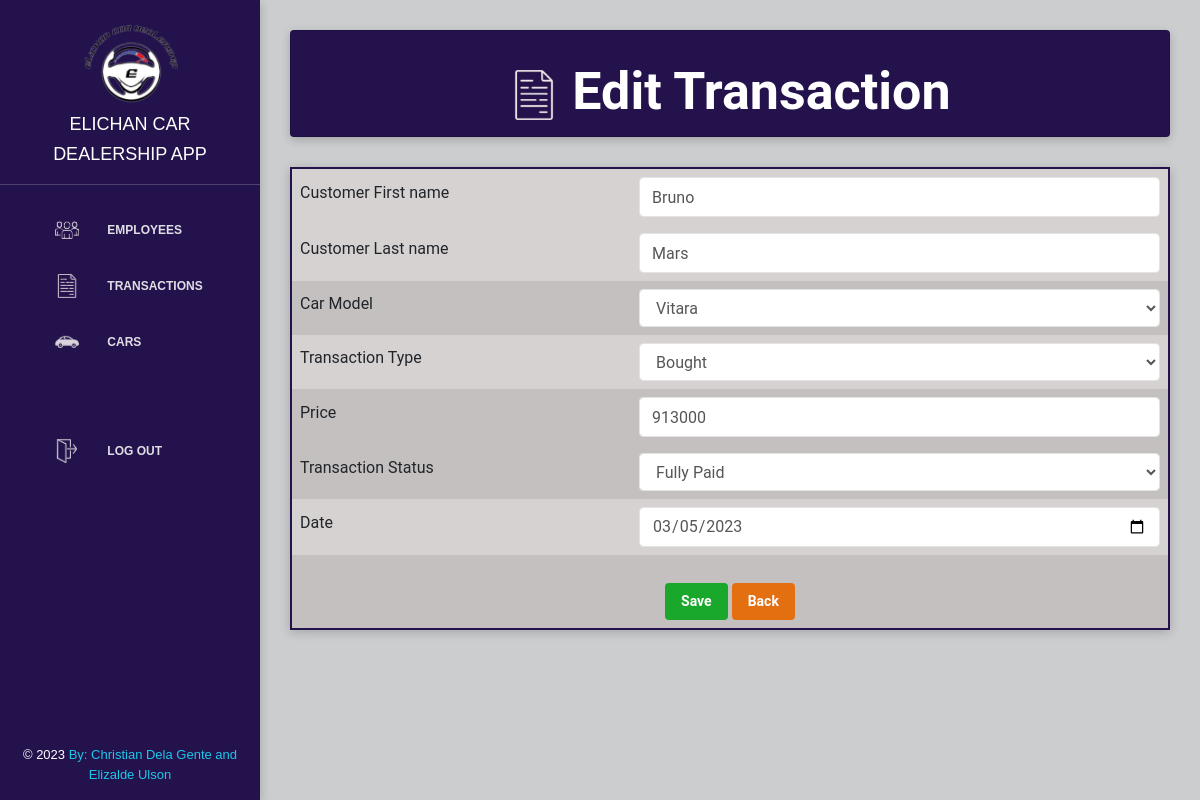
The page /transaction-edit.php?id=18 on the database its author committed.
### tables this page shows
CREATE TABLE `transaction` (
  `t_id` int NOT NULL AUTO_INCREMENT,
  `customer_fname` varchar(45) NOT NULL,
  `customer_lname` varchar(45) NOT NULL,
  `c_id` int NOT NULL,
  `tt_id` int NOT NULL,
  `price` int NOT NULL,
  `ts_id` int NOT NULL,
  `t_date` date NOT NULL,
  PRIMARY KEY (`t_id`),
  KEY `c_id_idx` (`c_id`),
  KEY `tt_id_idx` (`tt_id`),
  KEY `ts_id_idx` (`ts_id`),
  CONSTRAINT `c_id` FOREIGN KEY (`c_id`) REFERENCES `cars` (`c_id`),
  CONSTRAINT `ts_id` FOREIGN KEY (`ts_id`) REFERENCES `transaction_status` (`ts_id`),
  CONSTRAINT `tt_id` FOREIGN KEY (`tt_id`) REFERENCES `transaction_type` (`tt_id`)
);

### transaction-edit.php (the view, shortened to what this page needs)
<!DOCTYPE html>
<html lang="en">
<head>
    <link rel="stylesheet" href="https://maxcdn.bootstrapcdn.com/font-awesome/latest/css/font-awesome.min.css" />
    <link href="style/bootstrap.min.css" rel="stylesheet" />
    <link href="style/light-bootstrap-dashboard.css?v=2.0.0 " rel="stylesheet" />
    <link href="style/demo.css" rel="stylesheet" />
    <link href="style/style.css" rel="stylesheet" />
    <link href="style/tables-buttons.css" rel="stylesheet" />
</head>
<body>
    <?php include "sidebar.php" ?>
    <div class=main-panel>
        <div class="content">
            <div class="container-fluid">
                <div class="card strpied-tabled-with-hover">
                    <h1><img src='img/transaction-logo.png' height='50px' width='50px'> Edit Transaction</h1>
                    <?php
                    require('config/db.php');
                    $id = $_GET['id'];
                    $query = "SELECT * FROM transaction WHERE t_id='$id'";
                    $result = mysqli_query($db, $query);
                    $row = mysqli_fetch_assoc($result);
                    ?>
                </div>
                <form method="POST" action="<?php $_SERVER['PHP_SELF'] ?>">
                    <table>
                        <tr>
                            <td><label>Customer First name</label></td>
                            <td><input name="customer_fname" type="text" class="form-control" value="<?php echo $row['customer_fname'] ?>" required></td>
                        </tr>
                        <tr>
                        <tr>
                            <td><label>Customer Last name</label></td>
                            <td><input name="customer_lname" type="text" class="form-control" value="<?php echo $row['customer_lname'] ?>" required></td>
                        </tr>
                        <tr>
                            <td><label>Car Model</label></td>
                            <td>
                                <select name="c_id" class="form-control" required>
                                    <?php
                                    require("config/db.php");
                                    $query = "SELECT * FROM cars";
                                    $result = mysqli_query($db, $query);
                                    while ($m_row = mysqli_fetch_assoc($result)) {
                                        if ($m_row['c_id'] == $row['c_id']) {
                                            echo "<option value='" . $m_row['c_id'] . "' selected>" . $m_row['car_name'] . "</option>";
                                        } else {
                                            echo "<option value='" . $m_row['c_id'] . "'>" . $m_row['car_name'] . "</option>";
                                        }
                                    }
                                    ?>
                                </select>
                            </td>
                        </tr>
                        <tr>
                            <td><label>Transaction Type</label></td>
                            <td>
                                <select name="tt_id" class="form-control" required>
                                    <?php
                                    require("config/db.php");
                                    $query = "SELECT * FROM transaction_type";
                                    $result = mysqli_query($db, $query);
                                    while ($m_row = mysqli_fetch_assoc($result)) {
                                        if ($m_row['tt_id'] == $row['tt_id']) {
                                            echo "<option value='" . $m_row['tt_id'] . "' selected>" . $m_row['transaction_type_name'] . "</option>";
                                        } else {
                                            echo "<option value='" . $m_row['tt_id'] . "'>" . $m_row['transaction_type_name'] . "</option>";
                                        }
                                    }
                                    ?>
                                </select>
                            </td>
                        </tr>
                        <tr>
                            <td><label>Price</label></td>
                            <td><input name="price" type="number" class="form-control" value="<?php echo $row['price'] ?>" required></td>
                        </tr>
                        <tr>
                        <tr>
                            <td><label>Transaction Status</label></td>
                            <td>
                                <select name="ts_id" class="form-control" required>
                                    <?php
                                    require("config/db.php");
                                    $query = "SELECT * FROM transaction_status";
                                    $result = mysqli_query($db, $query);
                                    while ($m_row = mysqli_fetch_assoc($result)) {
                                        if ($m_row['ts_id'] == $row['ts_id']) {
                                            echo "<option value='" . $m_row['ts_id'] . "' selected>" . $m_row['transaction_status_name'] . "</option>";
                                        } else {
                                            echo "<option value='" . $m_row['ts_id'] . "'>" . $m_row['transaction_status_name'] . "</option>";
                                        }
                                    }
                                    ?>
                                </select>
                            </td>
                        </tr>
                        <tr>
                            <td><label>Date</label></td>
                            <td><input name="t_date" type="date" class="form-control" value="<?php echo $row['t_date'] ?>" required></td>
                        </tr>
                        <tr>
                            <td colspan="2" class="save">
                                <div class="row">
                                    <div class="col-12 text-center">
                                        <button type="submit" name="update" value="update" class="save-button" style="margin-top: 10px;">Save</button>
                                        <button type="button" value="submit" class="back-button" style="margin-top: 20px;" onclick="location.href='transaction.php'">Back</button>
                                    </div>
                                </div>
                            </td>
                        </tr>
                    </table>
                </form>
            </div>
        </div>
    </div>
</html>
</body>
</html>

### style/style.css (style rules this page uses)
div.card.strpied-tabled-with-hover { box-shadow: 0px 3px 10px rgba(0, 0, 0, 0.2); }

### style/tables-buttons.css (style rules this page uses)
.content, body { background-color: #cbcdcf; }
table { border-collapse: collapse; width: 100%; max-width: 1000px; margin: 0 auto; border: solid; border-color: rgb(35, 18, 75); border-width: 2px; box-shadow: 0px 2px 10px rgba(0, 0, 0, 0.2); }
th, td { text-align: left; padding: 8px; }
tr:nth-child(odd) { background-color: #d6d2d2; }
tr:nth-child(even) { background-color: #c4c0c0; }
h1 { font-weight: bold; text-align: center; margin-top: 32px; margin-bottom: 16px; color: white; }
.card.strpied-tabled-with-hover { background-color: rgb(35, 18, 75); }
button, .submit { display: inline-block; padding: 8px 16px; font-size: 14px; font-weight: bold; text-align: center; text-decoration: none; background-color: #007bff; color: #fff; border: none; border-radius: 4px; cursor: pointer; transition: 0.15s; }
.back-button { background-color: #e46f10; }
.save-button { background-color: #19a72c; }

### rows shown on the page
transaction: customer_fname "Bruno", customer_lname "Mars", price "913000", t_date "03/05/2023"

### other values the page prints
form field c_id "Vitara"
form field tt_id "Bought"
form field ts_id "Fully Paid"
